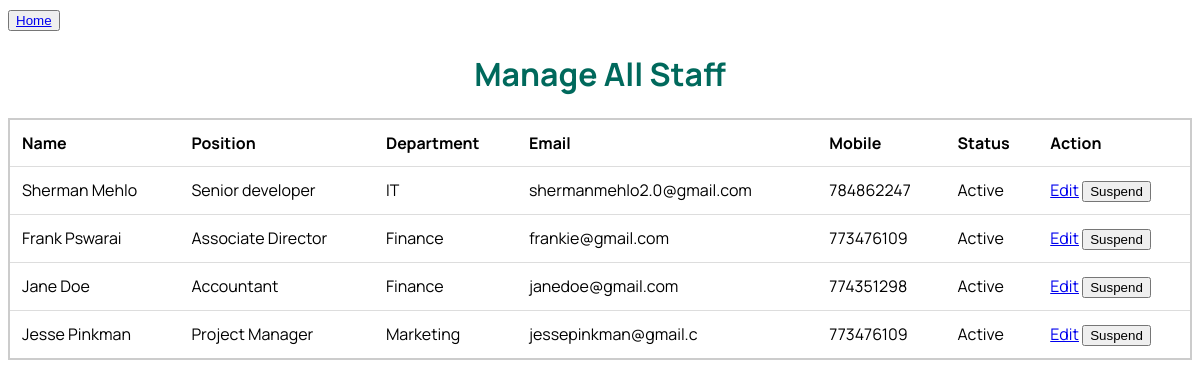
Screenshot of /manage_staff.php with the database file from the repository.
### tables this page shows
CREATE TABLE IF NOT EXISTS `employees` (
  `id` int NOT NULL AUTO_INCREMENT,
  `first_name` varchar(50) NOT NULL,
  `last_name` varchar(255) NOT NULL,
  `national_id` varchar(50) NOT NULL,
  `dob` date NOT NULL,
  `address` varchar(50) NOT NULL,
  `email` varchar(50) NOT NULL,
  `mobile` int NOT NULL,
  `position` varchar(50) NOT NULL,
  `department` varchar(50) NOT NULL,
  `employee_no` int NOT NULL,
  `wage_rate` int DEFAULT NULL,
  `gender` enum('male','female') DEFAULT NULL,
  `kin` varchar(50) NOT NULL,
  `kin_contact` varchar(50) NOT NULL,
  `date_joined` datetime DEFAULT CURRENT_TIMESTAMP,
  `status` enum('Active','Suspended','Terminated') DEFAULT 'Active',
  PRIMARY KEY (`id`)
);

### manage_staff.php (the view, shortened to what this page needs)
<?php
include 'db_connect.php';
?>
<!DOCTYPE html>
<html lang="en">
<head>
    <link rel="stylesheet" href="manage_staff.css">
    <link rel="stylesheet" href="https://cdnjs.cloudflare.com/ajax/libs/font-awesome/6.5.0/css/all.min.css">
</head>
<body>
    <button><a href="home.php">Home</a></button>
    <h1>Manage All Staff</h1>
    <table>
        <tr>
            <th>Name</th>
            <th>Position</th>
            <th>Department</th>
            <th>Email</th>
            <th>Mobile</th>
            <th>Status</th>
            <th>Action</th>
        </tr>
        <?php
        $result = $conn->query("SELECT * FROM employees");
        while($row = $result->fetch_assoc()){
            echo "<tr>
                    <td>" . htmlspecialchars($row['first_name'] . ' ' . $row['last_name']) . "</td>
                    <td>" . htmlspecialchars($row['position']) . "</td>
                    <td>" . htmlspecialchars($row['department']) . "</td>
                    <td>" . htmlspecialchars($row['email']) . "</td>
                    <td>" . htmlspecialchars($row['mobile']) . "</td>
                    <td>" . htmlspecialchars($row['status'] ?? 'Active') . "</td>
                    <td class='action-buttons'>
                        <a href='edit_employee.php?id=" . urlencode($row['id']) . "'>Edit</a>
                        <form action='suspend_staff.php' method='POST' style='display:inline;'>
                            <input type='hidden' name='employee_no' value='" . htmlspecialchars($row['employee_no']) . "'>
                            <button type='submit' class='suspendEmployee-Button' onclick='return confirm(\"Are you sure you want to suspend this employee?\");'>Suspend</button>
                        </form>
                    </td>
                </tr>";
        }
        ?>
    </table>
</body>
</html>

### manage_staff.css (style rules this page uses)
body { font-family: "Manrope", sans-serif; }
h1 { text-align: center; color: #00695c; }
table { width: 100%; border-collapse: collapse; margin-top: 20px; border: solid 2px #ccc; }
th, td { padding: 12px; text-align: left; border-bottom: 1px solid #ddd; }

### rows the page displays
employees: first_name+last_name "Sherman Mehlo", position "Senior developer", department "IT", email "shermanmehlo2.0@gmail.com", mobile "784862247", status "Active"
employees: first_name+last_name "Frank Pswarai", position "Associate Director", department "Finance", email "frankie@gmail.com", mobile "773476109", status "Active"
employees: first_name+last_name "Jane Doe", position "Accountant", department "Finance", email "janedoe@gmail.com", mobile "774351298", status "Active"
employees: first_name+last_name "Jesse Pinkman", position "Project Manager", department "Marketing", email "jessepinkman@gmail.c", mobile "773476109", status "Active"
